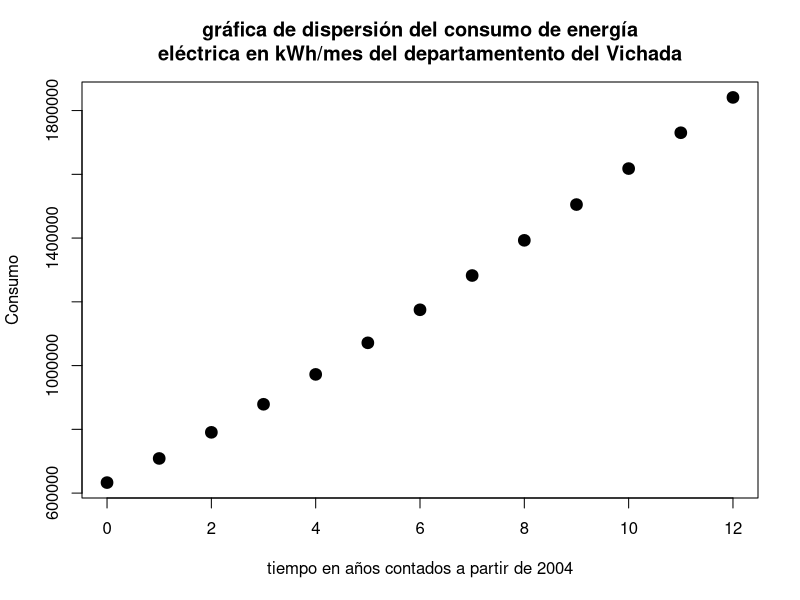
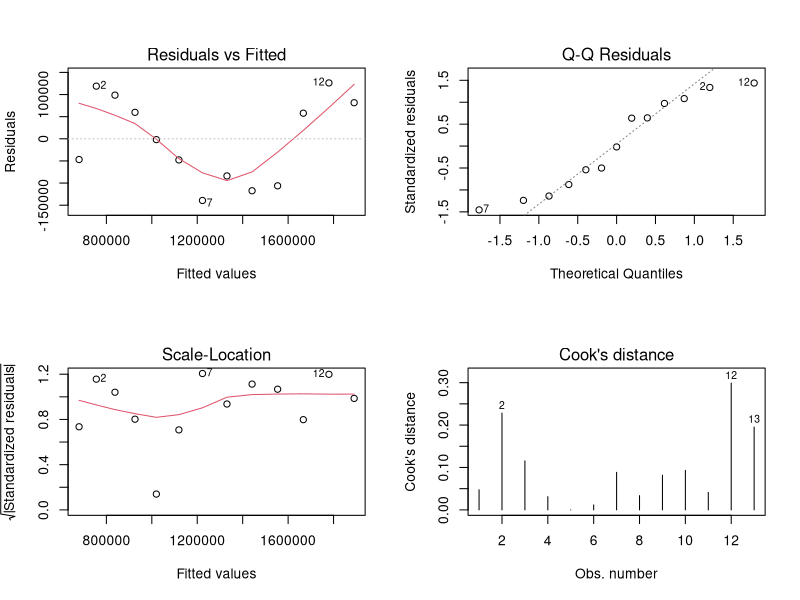
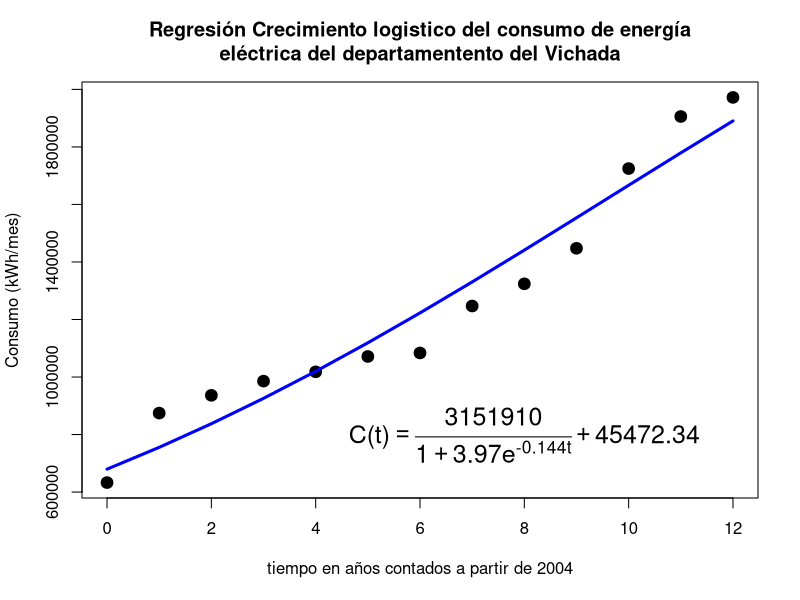

These figures' R source, in order:
#library(Rcmdr)
setwd("D:/Tesis/Datos/Datos y script")

library(readxl)
Consumo<-read_excel("Base de datos Vichada general.xlsx", sheet='Consumo')

Consumo2<-data.frame(Consumo)

for(i in 1:2){
	Consumo2[2]<-NULL
}

names(Consumo2)<-c('Año', 'C')
Consumo2<-Consumo2[-1,]

######################################################

##FUNCIONES##

#Logaritmo natural

Ln<-function(i){
	log(i,exp(1))
}

#Valor de K

k<-function(p0,p1,p2) {
	abs((2*p0*p1*p2-(p0+p2)*p1^2)/(p0*p2-p1^2))
}

#Valor de A

A<-function(k,c0) {
	(k-c0)/c0
}

#Población estimada en función de la población inicial, tiempo y tasa de crecimiento 

C.t<-function(c0,r,k,t,A){
	Ak<-(k-c0)/c0
	round(k/(1+Ak*exp(-r*(t-2004))),1)
}

#Residuales PRESS

PRESS<-function(i) {
	residuales<-resid(i)
	Pr<-residuales/(1-lm.influence(i)$hat)
	sum(Pr^2)
}

######################################################

##AJUSTE DEL TIEMPO##

Consumo2[3]<-Consumo2[1]-2004
names(Consumo2)<-c('año', 'C', 't')

##PARAMETROS DE LA REGRESIÓN LOGISTICA##

#Población inicial
C01<-Consumo2$C[1]
C11<-Consumo2$C[6]
C21<-Consumo2$C[13]

#Població límite
k1<-k(C01,C11,C21)
k1
#Tasa de crecimiento inicial
n1<-Consumo2$t[6]
n1
r1<-abs((1/n1)*Ln((C01*(k1-C11)/(C11*(k1-C01)))))
r1

#Valor de A

A1<-A(k1, C01)
A1

######################################################

##REGRESIÓN POR LINEALIZACIÓN##

Consumo2[4]<-C.t(C01,r1,k1,Consumo2[1],A1)
names(Consumo2)<-c('Año', 'C', 't', 'C.est1')
View(Consumo2)

#gráfica de dispersión

x11()
plot(Consumo2$C.est1~ Consumo2$t, main='gráfica de dispersión del consumo de energía\neléctrica en kWh/mes del departamentento del Vichada',lwd=5, xlab='tiempo en años contados a partir de 2004', ylab='Consumo', pch=19)


regresion1<-lm(Consumo2$C~Consumo2$C.est1)
regresion1

##PARAMETRSO OBTENIDOS DE LA LINEALIZACIÓN##

coef=coefficients(regresion1)

##ANALISIS DE LA REGRESIÓN POR LINEALIZACIÓN##

summary(regresion1)
anova(regresion1)

#Residuales PRESS

PRESS(regresion1)

#Gráficas de residuales

x11()
par(mfrow=c(2,2))
plot(regresion1,1:4)

######################################################

##GRÁFICA DE LA REGRESIÓN##

x11()
plot(Consumo2$C ~ Consumo2$t, main='Regresión Crecimiento logistico del consumo de energía\neléctrica del departamentento del Vichada',lwd=5, xlab='tiempo en años contados a partir de 2004', ylab='Consumo (kWh/mes)', pch=19)
lines(seq(0, 12, 1),1.002*C.t(C01, r1, k1, seq(2004, 2016, 1),A1)+45472.338, col='blue', lwd=3)
text(8,800000,substitute("C(t)"==paste(frac(paste("3151910"), paste(1+3.97*"e"^"-0.144t")))+45472.34),cex=1.5) 

######################################################

##PROYECCIÓN DE LA POBLACIÓN##

a<-2019:2039
b<-C.t(C01, r1, 3151910, seq(2019, 2039, 1),A1)+45472.34
Proyeccion<-data.frame(cbind(a,b))
names(Proyeccion)<-c('Año','Consumo')
Proyeccion

#Escenario Optimista

Proyeccion[3]<-Proyeccion[2]/0.457

#Escenario Transcicional

Incremento<-(1-0.457)/20
k<-1
for (i in 1:21) {
	Proyeccion$V6[i]<-k
	k<-k-0.02715
}

Proyeccion$Consumo.2<-Proyeccion$Consumo/Proyeccion$V6
Proyeccion
